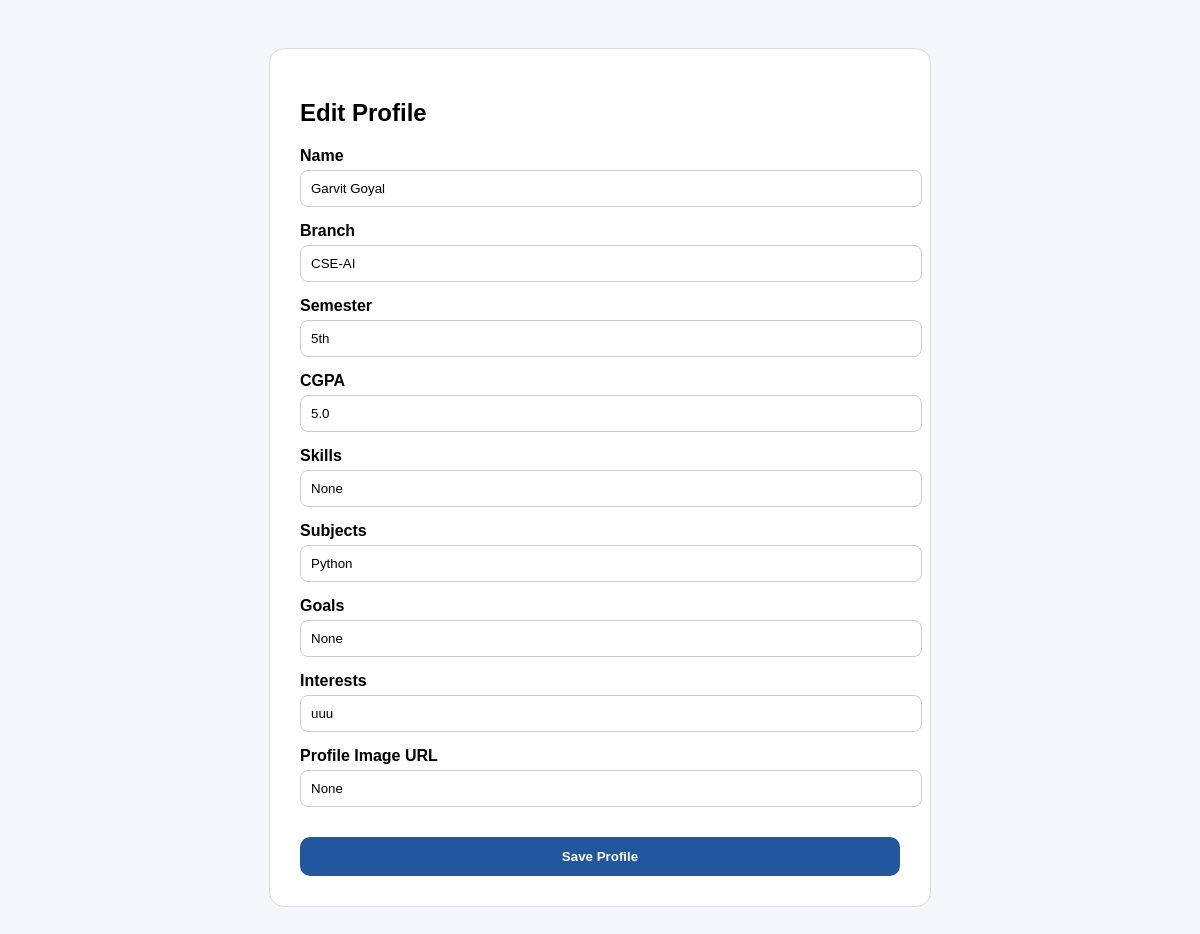
Screenshot of /edit_profile (signed in) with the database file from the repository.
### tables this page shows
CREATE TABLE users (
            id INTEGER PRIMARY KEY AUTOINCREMENT,
            name TEXT,
            email TEXT UNIQUE,
            password TEXT
        , branch TEXT, semester TEXT, cgpa TEXT, skills TEXT, subjects TEXT, goals TEXT, interests TEXT, profile_image TEXT);

### app.py (the view)
@app.route("/edit_profile")
def edit_profile():
    if "user_email" not in session:
        return redirect(url_for("login_page"))
    with get_db_connection() as conn:
        cur = conn.cursor()
        cur.execute("SELECT * FROM users WHERE email = ?", (session["user_email"],))
        user = cur.fetchone()
    return render_template("edit_profile.html", user=user)

### app.py (called while the page is built)
def get_db_connection():
    conn = sqlite3.connect("users.db")
    conn.row_factory = sqlite3.Row
    return conn

### templates/edit_profile.html (shortened to what this page needs)
<!DOCTYPE html>
<html lang="en">
<head>
</head>
<body>
<div class="box">
  <h2>Edit Profile</h2>
  <form action="/save_profile" method="POST">
    <div class="field">
      <label>Name</label>
      <input type="text" name="name" value="{{ user.name }}">
    </div>
    <div class="field">
      <label>Branch</label>
      <input type="text" name="branch" value="{{ user.branch }}">
    </div>
    <div class="field">
      <label>Semester</label>
      <input type="text" name="semester" value="{{ user.semester }}">
    </div>
    <div class="field">
      <label>CGPA</label>
      <input type="text" name="cgpa" value="{{ user.cgpa }}">
    </div>
    <div class="field">
      <label>Skills</label>
      <input type="text" name="skills" value="{{ user.skills }}">
    </div>
    <div class="field">
      <label>Subjects</label>
      <input type="text" name="subjects" value="{{ user.subjects }}">
    </div>
    <div class="field">
      <label>Goals</label>
      <input type="text" name="goals" value="{{ user.goals }}">
    </div>
    <div class="field">
      <label>Interests</label>
      <input type="text" name="interests" value="{{ user.interests }}">
    </div>
    <div class="field">
      <label>Profile Image URL</label>
      <input type="text" name="profile_image" value="{{ user.profile_image }}">
    </div>
    <button class="btn" type="submit">Save Profile</button>
  </form>
</div>
</body>
</html>

### templates/edit_profile.html (style rules this page uses)
body { font-family: Arial, sans-serif; background:#f4f7fb; padding:40px; }
.box { max-width:600px; margin:auto; background:white; padding:30px; border-radius:15px; border:1px solid #ddd; }
h2 { margin-bottom:20px; }
.field { margin-bottom:15px; }
.field label { display:block; font-weight:bold; margin-bottom:5px; }
.field input { width:100%; padding:10px; border-radius:8px; border:1px solid #ccc; }
.btn { margin-top:15px; padding:12px; background:#20579f; color:white; border:none; border-radius:10px; width:100%; font-weight:bold; cursor:pointer; }

### rows the page displays
users: name "Garvit Goyal", branch "CSE-AI", semester "5th", cgpa "5.0", skills "None", subjects "Python", goals "None", interests "uuu", profile_image "None"
